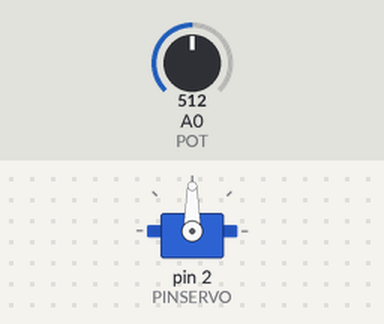
This sketch was run on a simulated Arduino Uno, built with avr-gcc and run on an emulated ATmega328P. Shown: servo. The inputs (shaded band) are chosen by the test bench; at power-on: A0 (POT) = 512.

Above: at 1.2 s.
1.3 s: A0 (POT) set to 710
At 2.5 s:
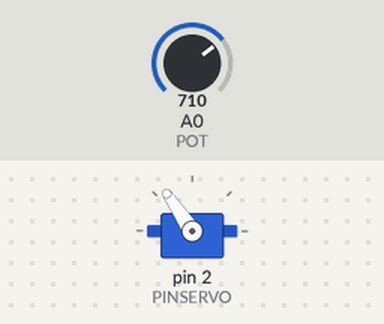
2.8 s: A0 (POT) set to 900
At 3.8 s:
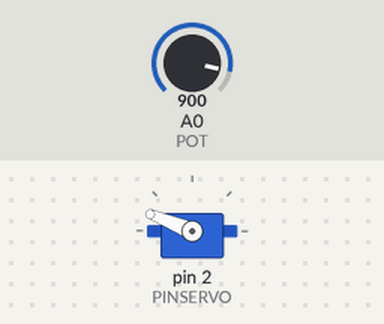
4.3 s: A0 (POT) set to 1023
At 4.8 s:
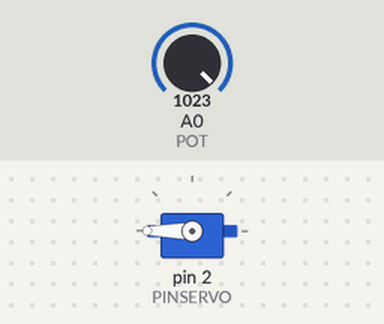
5.8 s: A0 (POT) set to 306
At 7.0 s:
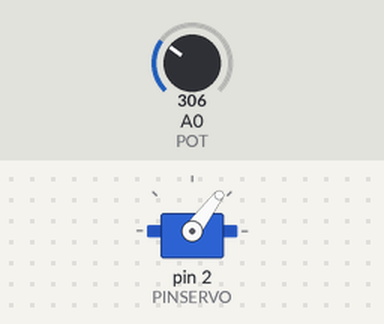
7.3 s: A0 (POT) set to 122
At 8.0 s:
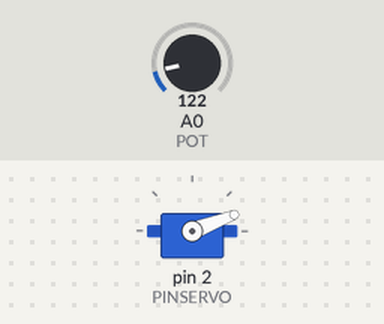
Timing chart, 0 to 9.8 s (numbered marks = the images above; inputs shaded):
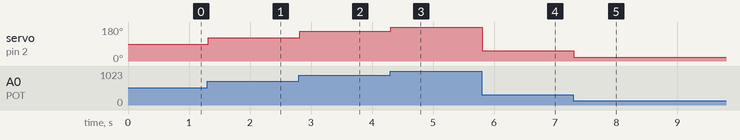

Measured:
- after the input at 1.3 s, servo on pin 2 (PINSERVO): 90° → 124° at once
- after the input at 2.8 s, servo on pin 2 (PINSERVO): 124° → 158° at once
- after the input at 4.3 s, servo on pin 2 (PINSERVO): 158° → 180° at once
- after the input at 5.8 s, servo on pin 2 (PINSERVO): 180° → 53° at once
- after the input at 7.3 s, servo on pin 2 (PINSERVO): 53° → 21° at once

The sketch:

servomotor_1.ino
```cpp
#include <Servo.h>

Servo servo1;
int PINSERVO = 2;
int PULSOMIN = 700;
int PULSOMAX = 2350;
int VALORPOT;
int ANGULO;
int POT = 0;

void setup() {
  servo1.attach(PINSERVO, PULSOMIN, PULSOMAX);
  // put your setup code here, to run once:

}

void loop() {
  VALORPOT = analogRead(POT);
  ANGULO = map (VALORPOT, 0, 1023, 0, 180);
  servo1.write(ANGULO);
  delay(20);
  // put your main code here, to run repeatedly:

}
```
